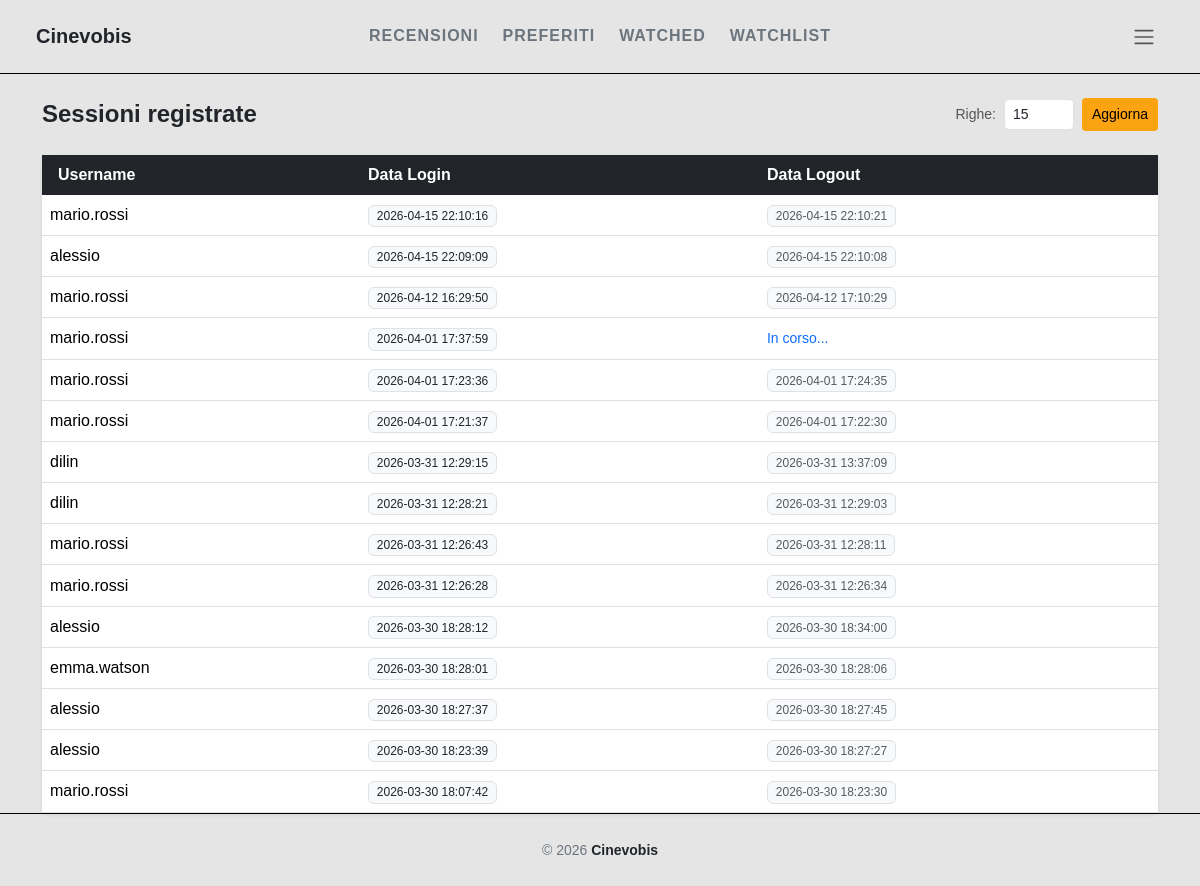
The app's page /pages/admin/sessions.php (signed in), older data.
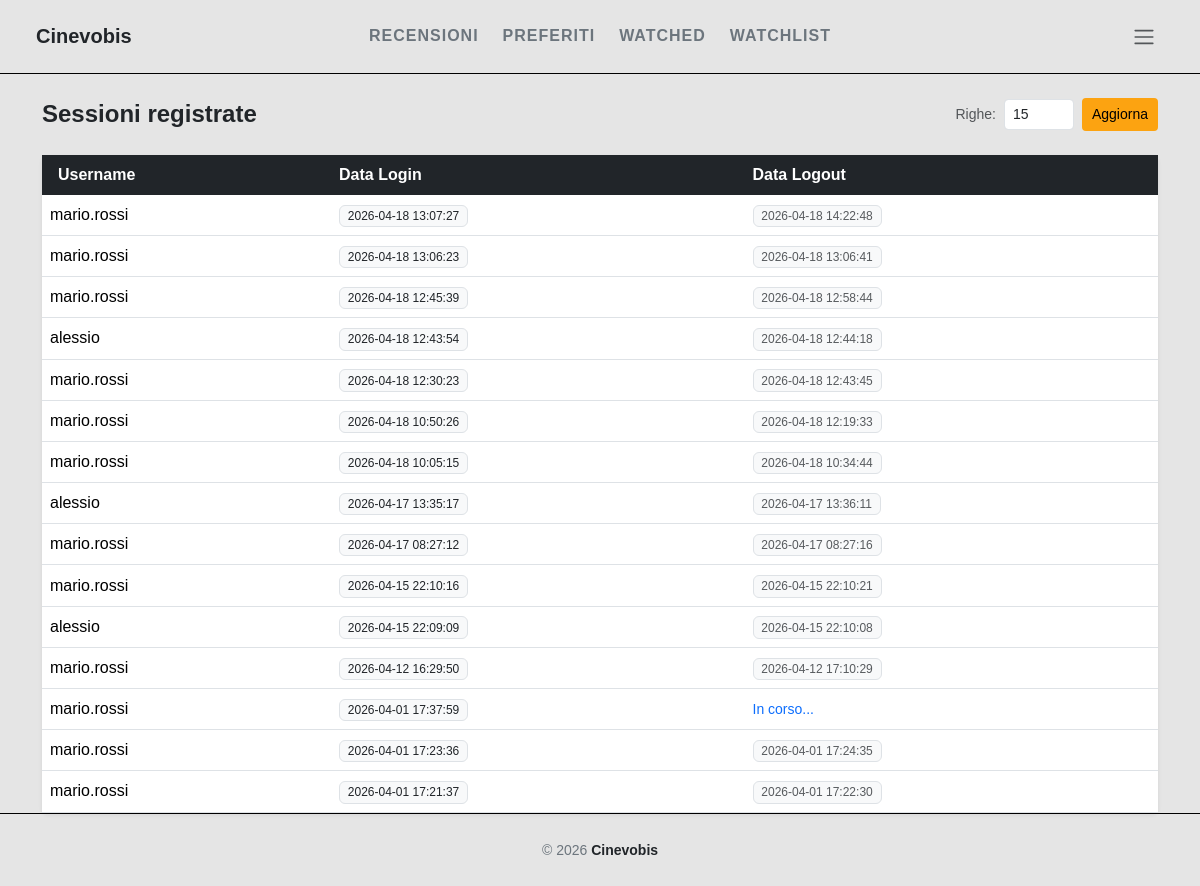
The same page, newer data.
### tables this page shows
CREATE TABLE `sessioni` (
  `id_sessione` varchar(255) NOT NULL,
  `id_utente` int(11) NOT NULL,
  `data_login` datetime DEFAULT NULL,
  `data_logout` datetime DEFAULT NULL,
  PRIMARY KEY (`id_sessione`),
  KEY `id_utente` (`id_utente`),
  CONSTRAINT `sessioni_ibfk_1` FOREIGN KEY (`id_utente`) REFERENCES `utenti` (`id_utente`) ON DELETE CASCADE ON UPDATE CASCADE
);

CREATE TABLE `utenti` (
  `id_utente` int(11) NOT NULL AUTO_INCREMENT,
  `username` varchar(100) NOT NULL,
  `password` varchar(255) NOT NULL,
  `email` varchar(100) NOT NULL,
  `nome` varchar(100) NOT NULL,
  `cognome` varchar(100) NOT NULL,
  `id_profilo` int(11) DEFAULT NULL,
  `attivo` tinyint(1) DEFAULT 1,
  `data_registrazione` datetime DEFAULT NULL,
  PRIMARY KEY (`id_utente`),
  UNIQUE KEY `username` (`username`),
  UNIQUE KEY `email` (`email`),
  KEY `id_profilo` (`id_profilo`),
  CONSTRAINT `utenti_ibfk_1` FOREIGN KEY (`id_profilo`) REFERENCES `profili` (`id_profilo`) ON UPDATE CASCADE
);

### includes/user_obj.php (called while the page is built, shortened)
<?php
class userObj {
    private $db;
    public function __construct($db, $username, $password = null, $nome = null, $cognome = null,
                                $email = null, $attivo = null, $id_profilo = null) {
        $this->db           = $db;
    }
    public function readAccess($num) {
        $sql = "SELECT u.username, s.data_login, s.data_logout
                FROM sessioni s
                JOIN utenti u ON u.id_utente = s.id_utente
                ORDER BY s.data_login DESC
                LIMIT :numero";
        $stmt = $this->db->prepare($sql);
        $num  = (int)$num;
        $stmt->bindParam(':numero', $num, PDO::PARAM_INT);
        $stmt->execute();
        return $stmt->fetchAll();
    }
}
?>

### pages/admin/sessions.php (the view, shortened to what this page needs)
<?php
require_once(__DIR__ . '/../../config/connection.php');
require_once(__DIR__ . '/../../includes/user_obj.php');
$username = $_SESSION["username"] ?? '';
$user = new userObj($conn, $username);
$righe = $_GET['righe'] ?? 15;
$sessioni = $user->readAccess($righe);
?>
<!DOCTYPE html>
<html lang="it">
<head>
    <link rel="stylesheet" href="/node_modules/bootstrap/dist/css/bootstrap.min.css">
    <link rel="stylesheet" href="/assets/css/style.css">
</head>
<body class="d-flex flex-column min-vh-100">
    <?php require_once(__DIR__ . '/../../includes/header.php'); ?>
    <div class="container mt-4 flex-grow-1">
        <div class="d-flex justify-content-between align-items-center mb-4">
            <h1 class="fs-4 fw-bold mb-0">Sessioni registrate</h1>
            <form method="GET" class="d-flex align-items-center gap-2">
                <label class="small text-muted mb-0">Righe:</label>
                <input type="number" name="righe" class="form-control form-control-sm" style="width: 70px;" min="1" value="<?= htmlspecialchars($righe) ?>">
                <button type="submit" class="btn btn-sm btn-brand">Aggiorna</button>
            </form>
        </div>
        <div class="card shadow-sm border-0">
            <div class="table-responsive">
                <table class="table table-hover align-middle mb-0">
                    <thead class="table-dark">
                        <tr>
                            <th class="border-0 ps-3">Username</th>
                            <th class="border-0">Data Login</th>
                            <th class="border-0">Data Logout</th>
                        </tr>
                    </thead>
                    <tbody>
                        <?php foreach ($sessioni as $sessione): ?>
                            <tr>
                                <td><?= htmlspecialchars($sessione['username']) ?></td>
                                <td><span class="badge bg-light text-dark fw-normal border"><?= htmlspecialchars($sessione['data_login'] ?? '') ?></span></td>
                                <td>
                                    <?php if (!empty($sessione['data_logout'])): ?>
                                        <span class="badge bg-light text-muted fw-normal border"><?= htmlspecialchars($sessione['data_logout']) ?></span>
                                    <?php else: ?>
                                        <span class="text-primary small italic">In corso...</span>
                                    <?php endif; ?>
                                </td>
                            </tr>
                        <?php endforeach; ?>
                    </tbody>
                </table>
            </div>
        </div>
    </div>
    <?php require_once(__DIR__ . '/../../includes/footer.php'); ?>
</body>
</html>

Row changes from the older to the newer data that the page shows:
no longer on this page (row unchanged): sessioni: id_utente.username "dilin", data_login "2026-03-31 12:29:15", data_logout "2026-03-31 13:37:09"
no longer on this page (row unchanged): sessioni: id_utente.username "dilin", data_login "2026-03-31 12:28:21", data_logout "2026-03-31 12:29:03"
no longer on this page (row unchanged): sessioni: id_utente.username "mario.rossi", data_login "2026-03-31 12:26:43", data_logout "2026-03-31 12:28:11"
no longer on this page (row unchanged): sessioni: id_utente.username "mario.rossi", data_login "2026-03-31 12:26:28", data_logout "2026-03-31 12:26:34"
no longer on this page (row unchanged): sessioni: id_utente.username "alessio", data_login "2026-03-30 18:28:12", data_logout "2026-03-30 18:34:00"
no longer on this page (row unchanged): sessioni: id_utente.username "emma.watson", data_login "2026-03-30 18:28:01", data_logout "2026-03-30 18:28:06"
no longer on this page (row unchanged): sessioni: id_utente.username "alessio", data_login "2026-03-30 18:27:37", data_logout "2026-03-30 18:27:45"
no longer on this page (row unchanged): sessioni: id_utente.username "alessio", data_login "2026-03-30 18:23:39", data_logout "2026-03-30 18:27:27"
no longer on this page (row unchanged): sessioni: id_utente.username "mario.rossi", data_login "2026-03-30 18:07:42", data_logout "2026-03-30 18:23:30"
added sessioni: id_utente.username "mario.rossi", data_login "2026-04-18 13:07:27", data_logout "2026-04-18 14:22:48"
added sessioni: id_utente.username "mario.rossi", data_login "2026-04-18 13:06:23", data_logout "2026-04-18 13:06:41"
added sessioni: id_utente.username "mario.rossi", data_login "2026-04-18 12:45:39", data_logout "2026-04-18 12:58:44"
added sessioni: id_utente.username "alessio", data_login "2026-04-18 12:43:54", data_logout "2026-04-18 12:44:18"
added sessioni: id_utente.username "mario.rossi", data_login "2026-04-18 12:30:23", data_logout "2026-04-18 12:43:45"
added sessioni: id_utente.username "mario.rossi", data_login "2026-04-18 10:50:26", data_logout "2026-04-18 12:19:33"
added sessioni: id_utente.username "mario.rossi", data_login "2026-04-18 10:05:15", data_logout "2026-04-18 10:34:44"
added sessioni: id_utente.username "alessio", data_login "2026-04-17 13:35:17", data_logout "2026-04-17 13:36:11"
added sessioni: id_utente.username "mario.rossi", data_login "2026-04-17 08:27:12", data_logout "2026-04-17 08:27:16"
